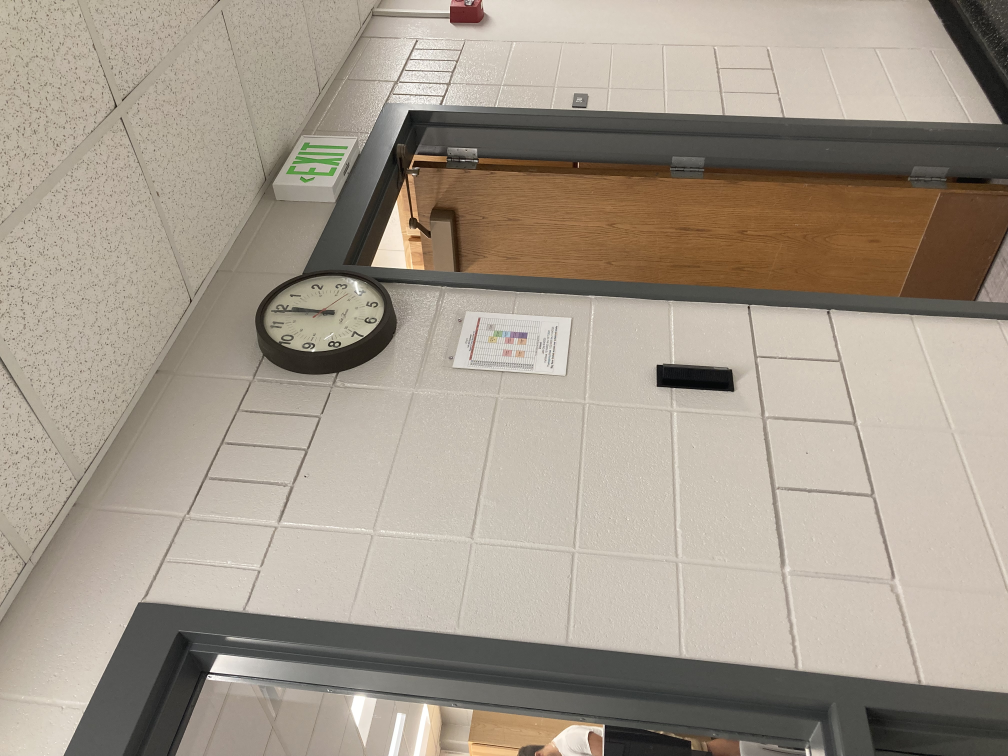
#> input picture clock2.jpg, 4032 x 3024 px (shown at 1/4 size)
$ python Assignment_1.py clock2.jpg   (older library calls are emulated)
#> lines starting #> are read from the running program, lines starting #| are printed output that depends on the picture
### rectification.py
"""Automated Rectification of Image.

References
----------
1.  Chaudhury, Krishnendu, Stephen DiVerdi, and Sergey Ioffe.
    "Auto-rectification of user photos." 2014 IEEE International Conference on
    Image Processing (ICIP). IEEE, 2014.
2.  Bazin, Jean-Charles, and Marc Pollefeys. "3-line RANSAC for orthogonal
    vanishing point detection." 2012 IEEE/RSJ International Conference on
    Intelligent Robots and Systems. IEEE, 2012.
"""
from skimage import feature, color, transform, io

from skimage import img_as_ubyte
from PIL import Image
import numpy as np
import logging


def compute_edgelets(image, sigma=3):
    """Create edgelets as in the paper.

    Uses canny edge detection and then finds (small) lines using probabilstic
    hough transform as edgelets.

    Parameters
    ----------
    image: ndarray
        Image for which edgelets are to be computed.
    sigma: float
        Smoothing to be used for canny edge detection.

    Returns
    -------
    locations: ndarray of shape (n_edgelets, 2)
        Locations of each of the edgelets.
    directions: ndarray of shape (n_edgelets, 2)
        Direction of the edge (tangent) at each of the edgelet.
    strengths: ndarray of shape (n_edgelets,)
        Length of the line segments detected for the edgelet.
    """
    gray_img = color.rgb2gray(image)
    edges = feature.canny(gray_img, sigma)
    lines = transform.probabilistic_hough_line(edges, line_length=3,
                                               line_gap=2)

    locations = []
    directions = []
    strengths = []

    for p0, p1 in lines:
        p0, p1 = np.array(p0), np.array(p1)
        locations.append((p0 + p1) / 2)
        directions.append(p1 - p0)
        strengths.append(np.linalg.norm(p1 - p0))

    # convert to numpy arrays and normalize
    locations = np.array(locations)
    directions = np.array(directions)
    strengths = np.array(strengths)

    directions = np.array(directions) / \
        np.linalg.norm(directions, axis=1)[:, np.newaxis]

    return (locations, directions, strengths)


def edgelet_lines(edgelets):
    """Compute lines in homogenous system for edglets.

    Parameters
    ----------
    edgelets: tuple of ndarrays
        (locations, directions, strengths) as computed by `compute_edgelets`.

    Returns
    -------
    lines: ndarray of shape (n_edgelets, 3)
        Lines at each of edgelet locations in homogenous system.
    """
    locations, directions, _ = edgelets
    normals = np.zeros_like(directions)
    normals[:, 0] = directions[:, 1]
    normals[:, 1] = -directions[:, 0]
    p = -np.sum(locations * normals, axis=1)
    lines = np.concatenate((normals, p[:, np.newaxis]), axis=1)
    return lines


def compute_votes(edgelets, model, threshold_inlier=5):
    """Compute votes for each of the edgelet against a given vanishing point.

    Votes for edgelets which lie inside threshold are same as their strengths,
    otherwise zero.

    Parameters
    ----------
    edgelets: tuple of ndarrays
        (locations, directions, strengths) as computed by `compute_edgelets`.
    model: ndarray of shape (3,)
        Vanishing point model in homogenous cordinate system.
    threshold_inlier: float
        Threshold to be used for computing inliers in degrees. Angle between
        edgelet direction and line connecting the  Vanishing point model and
        edgelet location is used to threshold.

    Returns
    -------
    votes: ndarry of shape (n_edgelets,)
        Votes towards vanishing point model for each of the edgelet.

    """
    vp = model[:2] / model[2]

    locations, directions, strengths = edgelets

    est_directions = locations - vp
    dot_prod = np.sum(est_directions * directions, axis=1)
    abs_prod = np.linalg.norm(directions, axis=1) * \
        np.linalg.norm(est_directions, axis=1)
    abs_prod[abs_prod == 0] = 1e-5

    cosine_theta = dot_prod / abs_prod
    theta = np.arccos(np.abs(cosine_theta))

    theta_thresh = threshold_inlier * np.pi / 180
    return (theta < theta_thresh) * strengths


def ransac_vanishing_point(edgelets, num_ransac_iter=2000, threshold_inlier=5):
    """Estimate vanishing point using Ransac.

    Parameters
    ----------
    edgelets: tuple of ndarrays
        (locations, directions, strengths) as computed by `compute_edgelets`.
    num_ransac_iter: int
        Number of iterations to run ransac.
    threshold_inlier: float
        threshold to be used for computing inliers in degrees.

    Returns
    -------
    best_model: ndarry of shape (3,)
        Best model for vanishing point estimated.

    Reference
    ---------
    Chaudhury, Krishnendu, Stephen DiVerdi, and Sergey Ioffe.
    "Auto-rectification of user photos." 2014 IEEE International Conference on
    Image Processing (ICIP). IEEE, 2014.
    """
    locations, directions, strengths = edgelets
    lines = edgelet_lines(edgelets)

    num_pts = strengths.size

    arg_sort = np.argsort(-strengths)
    first_index_space = arg_sort[:num_pts // 5]
    second_index_space = arg_sort[:num_pts // 2]

    best_model = None
    best_votes = np.zeros(num_pts)

    for ransac_iter in range(num_ransac_iter):
        ind1 = np.random.choice(first_index_space)
        ind2 = np.random.choice(second_index_space)

        l1 = lines[ind1]
        l2 = lines[ind2]

        current_model = np.cross(l1, l2)

        if np.sum(current_model**2) < 1 or current_model[2] == 0:
            # reject degenerate candidates
            continue

        current_votes = compute_votes(
            edgelets, current_model, threshold_inlier)

        if current_votes.sum() > best_votes.sum():
            best_model = current_model
            best_votes = current_votes
            logging.info("Current best model has {} votes at iteration {}".format(
                current_votes.sum(), ransac_iter))

    return best_model


# [112 lines left out: functions ransac_3_line, reestimate_model, not called in this run]


def remove_inliers(model, edgelets, threshold_inlier=10):
    """Remove all inlier edglets of a given model.

    Parameters
    ----------
    model: ndarry of shape (3,)
        Vanishing point model in homogenous coordinates which is to be
        reestimated.
    edgelets: tuple of ndarrays
        (locations, directions, strengths) as computed by `compute_edgelets`.
    threshold_inlier: float
        threshold to be used for finding inlier edgelets.

    Returns
    -------
    edgelets_new: tuple of ndarrays
        All Edgelets except those which are inliers to model.
    """
    inliers = compute_votes(edgelets, model, 10) > 0
    locations, directions, strengths = edgelets
    locations = locations[~inliers]
    directions = directions[~inliers]
    strengths = strengths[~inliers]
    edgelets = (locations, directions, strengths)
    return edgelets


def compute_homography_and_warp(image, vp1, vp2, clip=True, clip_factor=3):
    """Compute homography from vanishing points and warp the image.

    It is assumed that vp1 and vp2 correspond to horizontal and vertical
    directions, although the order is not assumed.
    Firstly, projective transform is computed to make the vanishing points go
    to infinty so that we have a fronto parellel view. Then,Computes affine
    transfom  to make axes corresponding to vanishing points orthogonal.
    Finally, Image is translated so that the image is not missed. Note that
    this image can be very large. `clip` is provided to deal with this.

    Parameters
    ----------
    image: ndarray
        Image which has to be wrapped.
    vp1: ndarray of shape (3, )
        First vanishing point in homogenous coordinate system.
    vp2: ndarray of shape (3, )
        Second vanishing point in homogenous coordinate system.
    clip: bool, optional
        If True, image is clipped to clip_factor.
    clip_factor: float, optional
        Proportion of image in multiples of image size to be retained if gone
        out of bounds after homography.
    Returns
    -------
    warped_img: ndarray
        Image warped using homography as described above.
    """
    # Find Projective Transform
    vanishing_line = np.cross(vp1, vp2)
    H = np.eye(3)
    H[2] = vanishing_line / vanishing_line[2]
    H = H / H[2, 2]

    # Find directions corresponding to vanishing points
    v_post1 = np.dot(H, vp1)
    v_post2 = np.dot(H, vp2)
    v_post1 = v_post1 / np.sqrt(v_post1[0]**2 + v_post1[1]**2)
    v_post2 = v_post2 / np.sqrt(v_post2[0]**2 + v_post2[1]**2)

    directions = np.array([[v_post1[0], -v_post1[0], v_post2[0], -v_post2[0]],
                           [v_post1[1], -v_post1[1], v_post2[1], -v_post2[1]]])

    thetas = np.arctan2(directions[0], directions[1])

    # Find direction closest to horizontal axis
    h_ind = np.argmin(np.abs(thetas))

    # Find positve angle among the rest for the vertical axis
    if h_ind // 2 == 0:
        v_ind = 2 + np.argmax([thetas[2], thetas[3]])
    else:
        v_ind = np.argmax([thetas[2], thetas[3]])

    A1 = np.array([[directions[0, v_ind], directions[0, h_ind], 0],
                   [directions[1, v_ind], directions[1, h_ind], 0],
                   [0, 0, 1]])
    # Might be a reflection. If so, remove reflection.
    if np.linalg.det(A1) < 0:
        A1[:, 0] = -A1[:, 0]

    A = np.linalg.inv(A1)

    # Translate so that whole of the image is covered
    inter_matrix = np.dot(A, H)

    cords = np.dot(inter_matrix, [[0, 0, image.shape[1], image.shape[1]],
                                  [0, image.shape[0], 0, image.shape[0]],
                                  [1, 1, 1, 1]])
    cords = cords[:2] / cords[2]

    tx = min(0, cords[0].min())
    ty = min(0, cords[1].min())

    max_x = cords[0].max() - tx
    max_y = cords[1].max() - ty

    if clip:
        # These might be too large. Clip them.
        max_offset = max(image.shape) * clip_factor / 2
        tx = max(tx, -max_offset)
        ty = max(ty, -max_offset)

        max_x = min(max_x, -tx + max_offset)
        max_y = min(max_y, -ty + max_offset)

    max_x = int(max_x)
    max_y = int(max_y)

    T = np.array([[1, 0, -tx],
                  [0, 1, -ty],
                  [0, 0, 1]])

    final_homography = np.dot(T, inter_matrix)

    warped_img = transform.warp(image, np.linalg.inv(final_homography),
                                output_shape=(max_y, max_x))
    return warped_img


# [37 lines left out: functions vis_edgelets, vis_model, not called in this run]


def rectify_image(image, clip_factor=6, algorithm='independent',
                  reestimate=False):
    """Rectified image with vanishing point computed using ransac.

    Parameters
    ----------
    image: ndarray
        Image which has to be rectified.
    clip_factor: float, optional
        Proportion of image in multiples of image size to be retained if gone
        out of bounds after homography.
    algorithm: one of {'3-line', 'independent'}
        independent ransac algorithm finds the orthogonal vanishing points by
        applying ransac twice.
        3-line algorithm finds the orthogonal vanishing points together, but
        assumes knowledge of focal length.
    reestimate: bool
        If ransac results are to be reestimated using least squares with
        inlers. Turn this off if getting bad results.
    Returns
    -------
    warped_img: ndarray
        Rectified image.
    """
#> called with image = 'clock2.jpg', clip_factor = 4, algorithm = 'independent', reestimate = False
    if type(image) is not np.ndarray:
        # image = Image.fromarray(img_as_ubyte(image))
        image = io.imread(image)
#> image is the input picture: shape (3024, 4032, 3); mean R, G, B 163.1, 152.9, 139.6
        image=np.array(image)


    # Compute all edgelets.
    edgelets1 = compute_edgelets(image)
#> in compute_edgelets, `gray_img = color.rgb2gray(image)`:
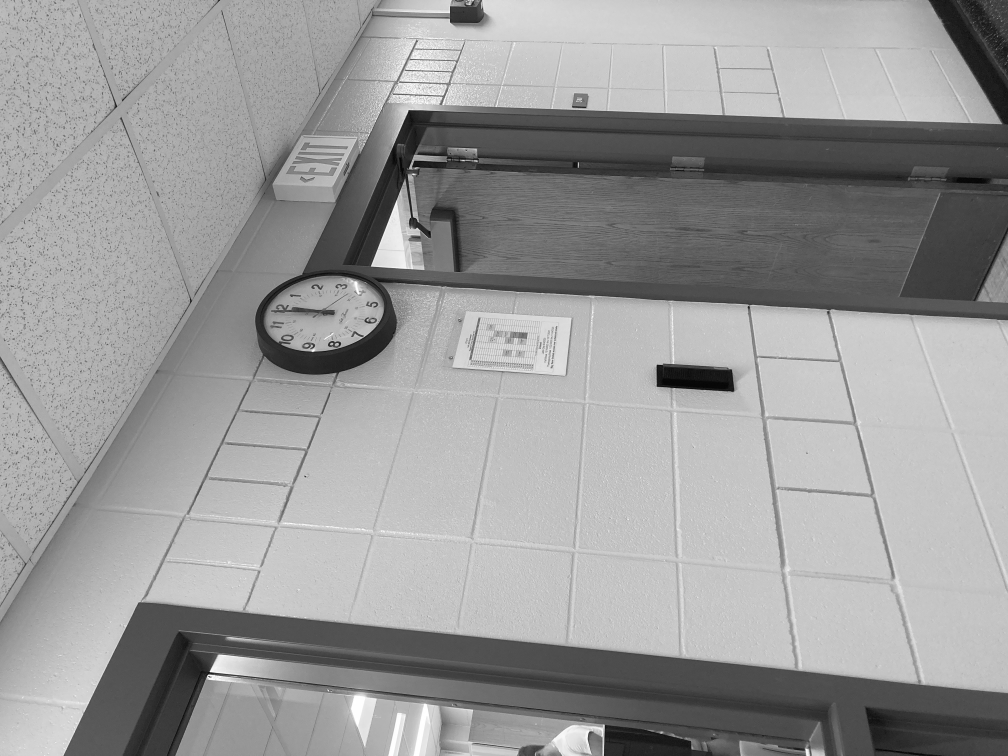
#> gray_img: shape (3024, 4032) float64 (shown at 1/4 size); min 0, max 1, mean 0.604
#> in compute_edgelets, `edges = feature.canny(gray_img, sigma)`:
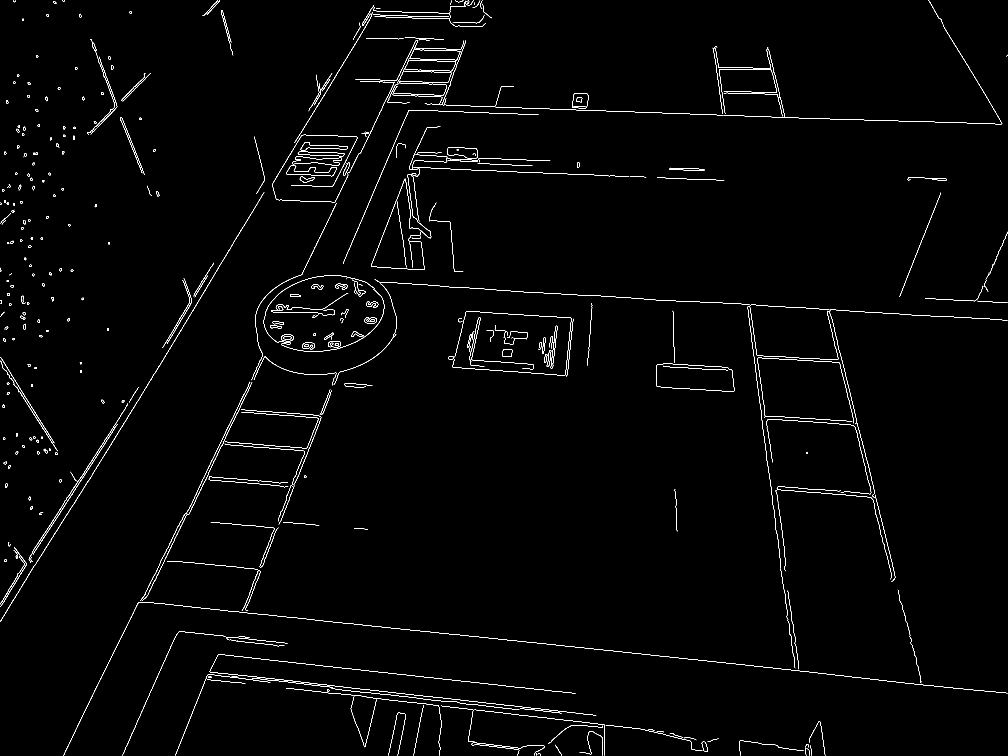
#> edges: shape (3024, 4032) bool (shown at 1/4 size); 0.72% white in thin lines or dots
#> in compute_edgelets, `lines = transform.probabilistic_hough_line(edges, line_length=3, line_..`: lines = 5754 items
#> the loop in compute_edgelets, `for p0, p1 in lines:` made 5754 passes
#> (p0, p1) on passes 1 to 3: ([1823, 2538], [1691, 2525]), ([1477, 2502], [1462, 2501]), ([2706, 453], [2681, 453])
#> after the loop in compute_edgelets, `for p0, p1 in lines:`: directions = 5754 pairs, first value -214 to 323, second value -498 to 0; locations = 5754 pairs, first value 2.5 to 4028.5, second value 2.5 to 3020.5; strengths = 5754 values, max 593.6 at index 29, min 3 at index 223, mean 15.5
#> in compute_edgelets, `directions = np.array(directions) / \ np.linalg.norm(directions, axis=..`: directions = 5754 pairs, first value -1 to 1, second value -1 to 0
#> edgelets1 = 3 point arrays, longest 5754 points

    if algorithm == 'independent':
        # Find first vanishing point
        vp1 = ransac_vanishing_point(edgelets1, 2000, threshold_inlier=5)
#> in edgelet_lines, `p = -np.sum(locations * normals, axis=1)`: p = 5754 values, max 4275.4 at index 2967, min -3009 at index 4632, mean 265.2
#> in ransac_vanishing_point, `arg_sort = np.argsort(-strengths)`: arg_sort = 5754 values, max 5753 at index 3777, min 0 at index 48, mean 2876.5
#> in ransac_vanishing_point, `first_index_space = arg_sort[:num_pts // 5]`: first_index_space = 1150 values, max 5751 at index 1057, min 0 at index 48, mean 1515.2
#> in ransac_vanishing_point, `second_index_space = arg_sort[:num_pts // 2]`: second_index_space = 2877 values, max 5751 at index 1057, min 0 at index 48, mean 2184.5
#> the loop in ransac_vanishing_point, `for ransac_iter in range(num_ransac_iter):` made 2000 passes
#> (ind1, ind2, l1, l2, vp in compute_votes, best_model) on passes 2, 3, 12, 33: (2713, 431, [-0.526, -0.85, 1557.4], [-0.0384, 0.999, -567.3], [1922.2, 641.7], [-1073.8, -358.5, -0.559]), (3908, 1867, [-0.904, -0.428, 1762.1], [-0.898, -0.439, 1564.9], [8426, -13672], [104, -168.8, 0.0123]), (1823, 417, [-1, 0.0263, 2648.8], [-0.837, -0.547, 1314.2], [2607.9, -1589], [1483.4, -903.8, 0.569]), (368, 1298, [-0.846, -0.534, 1324.5], [-0.928, -0.371, 1804.4], [2596.8, -1633.5], [-470.9, 296.2, -0.181])
#> (ind1, ind2, best_model) on pass 883: (1670, 3048, [-1519.4, 953.4, -0.585])
#> after the loop in ransac_vanishing_point, `for ransac_iter in range(num_ransac_iter):`: best_votes = 5754 values, max 593.6 at index 29, min 0 at index 0, mean 6.8
#> vp1 = [-1519.4, 953.4, -0.585]
        if reestimate:
            vp1 = reestimate_model(vp1, edgelets1, 5)

        # Remove inlier to remove dominating direction.
        edgelets2 = remove_inliers(vp1, edgelets1, 10)
#> in remove_inliers, `locations = locations[~inliers]`: locations = 3733 pairs, first value 3 to 4028.5, second value 3 to 3019.5
#> in remove_inliers, `directions = directions[~inliers]`: directions = 3733 pairs, first value -1 to 1, second value -1 to 0
#> in remove_inliers, `strengths = strengths[~inliers]`: strengths = 3733 values, max 403.4 at index 311, min 3 at index 130, mean 12.98
#> in remove_inliers, `edgelets = (locations, directions, strengths)`: edgelets = 3 point arrays, longest 3733 points
#> edgelets2 = 3 point arrays, longest 3733 points

        # Find second vanishing point
        vp2 = ransac_vanishing_point(edgelets2, 2000, threshold_inlier=5)
#> the loop in ransac_vanishing_point (call 2), `for ransac_iter in range(num_ransac_iter):` made 2000 passes
#> (ind1, ind2, l1, l2, vp in compute_votes, best_model) on passes 1, 5, 11, 24: (1630, 755, [-0.91, -0.414, 4054.1], [-0.083, 0.997, -2704.7], [3102.1, 2972.6], [-2920.9, -2799, -0.942]), (330, 2085, [-0.0995, 0.995, -2355], [-0.0665, 0.998, -1368.8], [-29845, -617.8], [987.7, 20.45, -0.0331]), (1392, 164, [-0.0995, 0.995, -2645.1], [0, 1, -479], [-21793, 479], [2168.5, -47.66, -0.0995]), (2305, 1990, [0, 1, -25], [-0.0767, 0.997, -2487.7], [-32111, 25], [-2462.8, 1.92, 0.0767])
#> (ind1, ind2, l1, l2, current_model, vp in compute_votes) on passes 3, 4, 7, 9, 10, 12: (330, 3085, [-0.0995, 0.995, -2355], [-0.94, 0.342, 300.4], [1103.7, 2243.1, 0.901], [1224.8, 2489.2]), (42, 1841, [0, 1, -484], [-0.11, -0.994, 784.6], [303.6, 53.45, 0.11], [2749, 484]), (959, 2215, [-0.105, 0.995, -2156.9], [-0.298, 0.954, -1070.7], [993.9, 531.3, 0.197], [5052.6, 2700.7]), (2885, 3143, [-0.707, 0.707, -187.4], [0, 1, -1070], [-569.2, -756.6, -0.707], [805, 1070]), (2474, 2674, [-0.0555, 0.998, -1042.8], [0, -1, 654], [-389.8, 36.28, 0.0555], [-7027, 654]), (799, 1112, [-0.0963, 0.995, -2533.1], [0, 1, -155], [2378.8, -14.93, -0.0963], [-24696, 155])
        if reestimate:
            vp2 = reestimate_model(vp2, edgelets2, 5)
    elif algorithm == '3-line':
        focal_length = None
        vp1, vp2 = ransac_3_line(edgelets1, focal_length,
                                 num_ransac_iter=3000, threshold_inlier=5)
    else:
        raise KeyError(
            "Parameter 'algorithm' has to be one of {'3-line', 'independent'}")

    # Compute the homography and warp
    warped_img = compute_homography_and_warp(image, vp1, vp2,
                                             clip_factor=clip_factor)
#> in compute_homography_and_warp, `warped_img = transform.warp(image, np.linalg.inv(final_homography), ou..`:
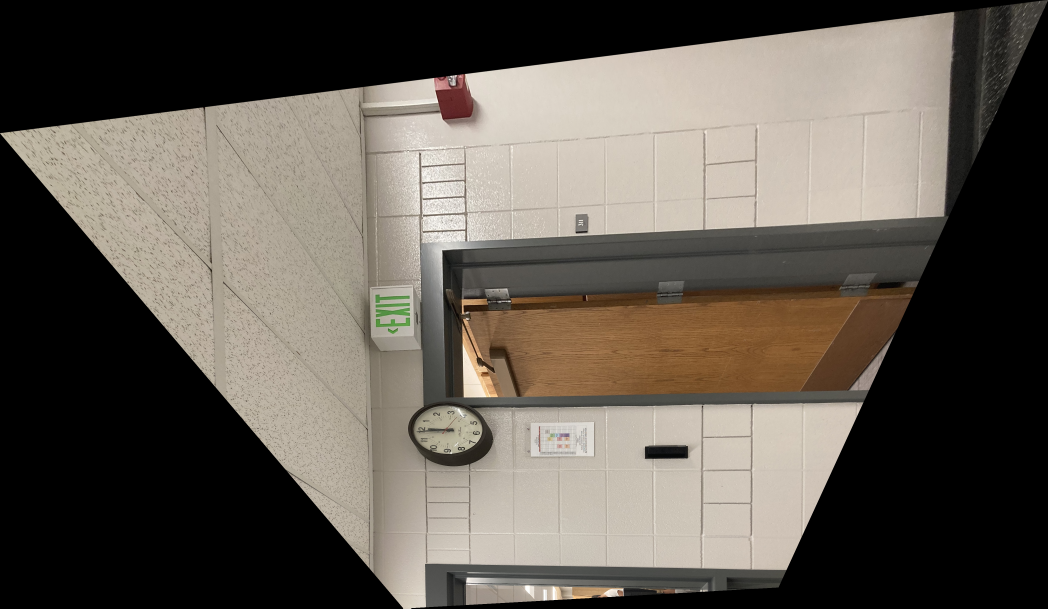
#> warped_img: shape (2433, 4192, 3) float64 (shown at 1/4 size); mean R, G, B 0.385, 0.359, 0.325

    return warped_img


# [12 lines of commented-out code are left out]

### object_measurement.py
from scipy.spatial import distance as dist
from imutils import perspective
from imutils import contours
import argparse
import numpy as np
import imutils
import cv2
import time


def midpoint(ptA, ptB):
    return ((ptA[0] + ptB[0]) * 0.5, (ptA[1] + ptB[1]) * 0.5)

# [10 lines left out: function show_image, not called in this run]


def select_box_roi(title,img):

    # Get the mouse coordinates
    cv2.namedWindow(title, cv2.WINDOW_NORMAL)

    # Using resizeWindow()
    cv2.resizeWindow(title, 1920, 1080)
    r = cv2.selectROI(title,img)

    # Create a region of interest
    cropped_image = img[int(r[1]):int(r[1]+r[3]),
                      int(r[0]):int(r[0]+r[2])]

    show_image("ROI",cropped_image,False)
    return r

# [79 lines left out: functions find_contours, calculate_dimen, not called in this run]


def get_reference_object(image,pixelPerMetric):

    roi =select_box_roi("Get_Reference_Object",image)
    pixelPerMetric,width,image_with_refer = calculate_dimen(roi,image,pixelPerMetric)

    return pixelPerMetric,width,image_with_refer


# [23 lines that do not run on import are left out]

### Assignment_1.py
from rectification import rectify_image
from object_measurement import get_reference_object,select_box_roi,calculate_dimen

from skimage import feature, color, transform, io
import numpy as np
import cv2

import time

if __name__ == '__main__':
    import sys
    image_name = sys.argv[-1]
    # image = io.imread(image_name)
    # image = Image.fromarray(img_as_ubyte(image))

    print("Rectifying {}".format(image_name))
    save_name = '.'.join(image_name.split('.')[:-1]) + '_warped.png'
    warped_image = rectify_image(image_name, 4, algorithm='independent')
    # print(warped_image)
    # Image.fromarray(warped_image.astype(np.uint8)).save("test_image.png")
    io.imsave(save_name, (warped_image* 255).astype(np.uint8))

    time.sleep(2)

    width=None
    pixelPerMetric = None
    image_with_refer=None

    image = cv2.imread(save_name)
#> image: shape (2433, 4192, 3)

    if not width:
        pixelPerMetric,width,image_with_refer = get_reference_object(image,pixelPerMetric)
#> (the run stopped early here; a loop or call above may not have finished)
